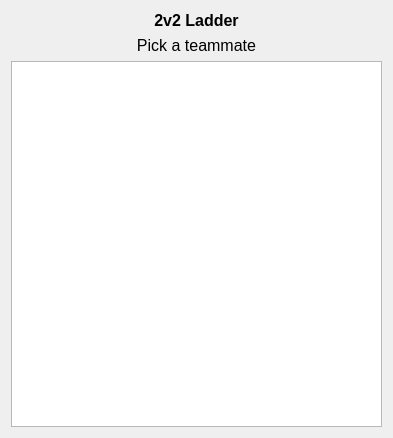
<?xml version="1.0" encoding="UTF-8"?>
<ui version="4.0">
 <class>TeamLadderDialog</class>
 <widget class="QDialog" name="TeamLadderDialog">
  <property name="geometry">
   <rect>
    <x>0</x>
    <y>0</y>
    <width>393</width>
    <height>438</height>
   </rect>
  </property>
  <property name="windowTitle">
   <string>Dialog</string>
  </property>
  <layout class="QGridLayout" name="gridLayout_2">
   <item row="0" column="3">
    <widget class="QLabel" name="label">
     <property name="font">
      <font>
       <family>Segoe UI</family>
       <pointsize>12</pointsize>
       <weight>75</weight>
       <bold>true</bold>
      </font>
     </property>
     <property name="text">
      <string>2v2 Ladder</string>
     </property>
     <property name="alignment">
      <set>Qt::AlignHCenter|Qt::AlignTop</set>
     </property>
    </widget>
   </item>
   <item row="1" column="3">
    <widget class="QLabel" name="labelTeammate">
     <property name="font">
      <font>
       <family>Segoe UI</family>
       <pointsize>12</pointsize>
      </font>
     </property>
     <property name="text">
      <string>Pick a teammate</string>
     </property>
     <property name="alignment">
      <set>Qt::AlignHCenter|Qt::AlignTop</set>
     </property>
    </widget>
   </item>
   <item row="2" column="3">
    <widget class="QListWidget" name="PlayerList">
     <property name="focusPolicy">
      <enum>Qt::NoFocus</enum>
     </property>
     <property name="autoScrollMargin">
      <number>16</number>
     </property>
     <property name="dragDropMode">
      <enum>QAbstractItemView::InternalMove</enum>
     </property>
     <property name="selectionMode">
      <enum>QAbstractItemView::MultiSelection</enum>
     </property>
     <property name="iconSize">
      <size>
       <width>32</width>
       <height>32</height>
      </size>
     </property>
     <property name="verticalScrollMode">
      <enum>QAbstractItemView::ScrollPerPixel</enum>
     </property>
     <property name="movement">
      <enum>QListView::Snap</enum>
     </property>
     <property name="sortingEnabled">
      <bool>true</bool>
     </property>
    </widget>
   </item>
  </layout>
 </widget>
 <resources/>
 <connections/>
</ui>
